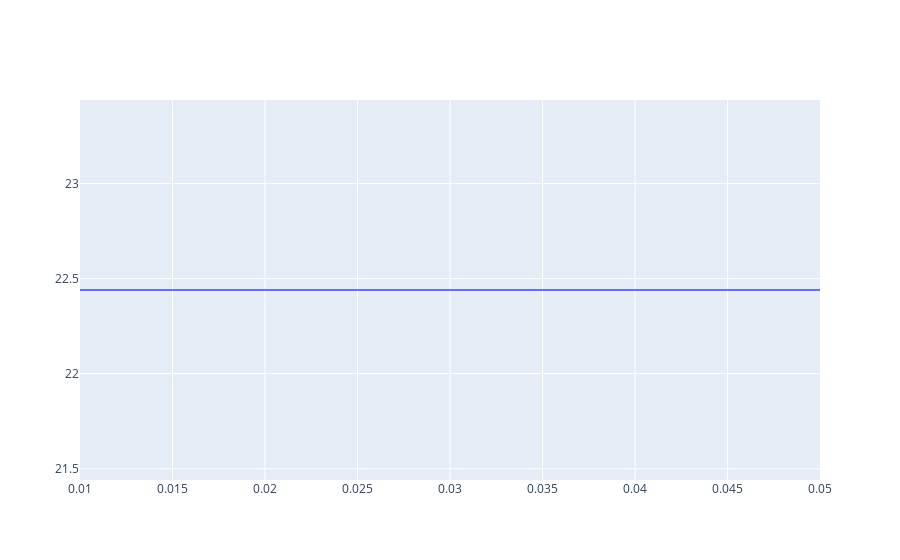

The notebook cell this image was saved under:
### Code cell
sweep = linspace(0.010, 0.05, 8)
time = []
for i in sweep:
    params.diameter = i
    print(params)
    system = make_system(params)    
    results, details = run_solve_ivp(system, slope_func, events=event_func)
    time.append(results.index[-1])
    
for i in range(len(time)):
    time[i] = round(time[i], 2)

print(time)
print(sweep)

fig = make_subplots(rows = 1, cols = 1)

fig.add_trace(go.Scatter(x=sweep, y=time, mode='lines'))

fig.show()

### Figure 1 — Plotly figure (JSON) as saved in the notebook; plotly's stock layout.template omitted (floating-point values rounded to 4 significant figures)
{"data": [{"mode": "lines", "type": "scatter", "x": [0.01, 0.01571, 0.02143, 0.02714, 0.03286, 0.03857, 0.04429, 0.05], "y": [22.44, 22.44, 22.44, 22.44, 22.44, 22.44, 22.44, 22.44]}], "layout": {"xaxis": {"anchor": "y", "domain": [0, 1]}, "yaxis": {"anchor": "x", "domain": [0, 1]}}}
